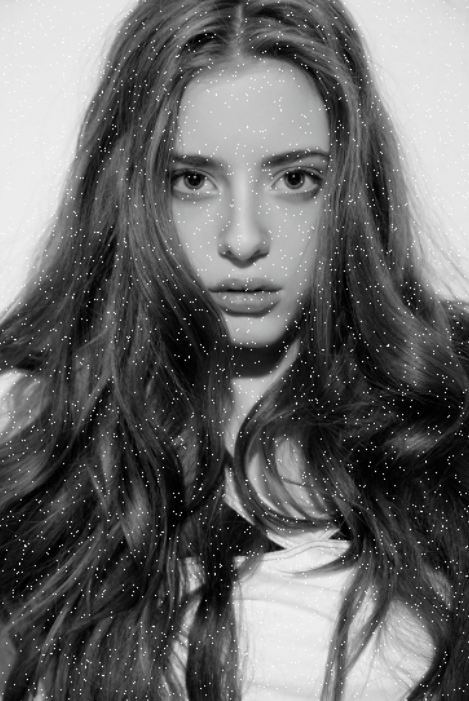
#> input picture OpenCV/중간 프로젝트 사진 파일/image2.png, 469 x 701 px, found by its file name
$ python 'Total Test Img2.py'   (older library calls are emulated)
#> lines starting #> are read from the running program, lines starting #| are printed output that depends on the picture; after the words box and inside, x2 and y2 are one past the last pixel; in counts of white or black regions, pixels touching at a corner belong together
# 평균값 필터링 -> 히스토그램 스트레칭 -> 캐니 필터

import cv2
import numpy as np

image = cv2.imread('image2.png')
#> image is the input picture: shape (701, 469, 3); mean B, G, R 104.5, 104.5, 104.5

kernel_size = (5, 5)
average = cv2.blur(image, kernel_size)
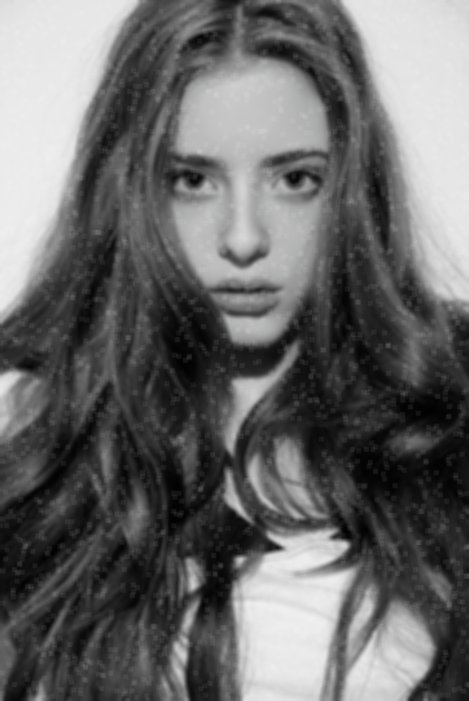
#> average: shape (701, 469, 3); mean B, G, R 104.5, 104.5, 104.4
gray = cv2.cvtColor(average, cv2.COLOR_BGR2GRAY)
minVal, maxVal, minLoc, maxLoc = cv2.minMaxLoc(gray)
#> minVal = 1; maxVal = 239; minLoc = (428, 410); maxLoc = (1, 232)
Stretching = cv2.convertScaleAbs(gray, alpha=255/(maxVal-minVal), beta=-minVal*255/(maxVal-minVal))
canny= cv2.Canny(Stretching, 100, 200)
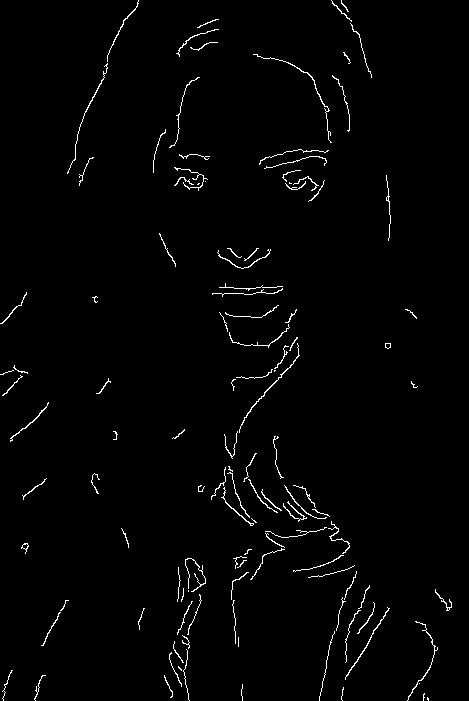
#> canny: shape (701, 469); 1.6% white in thin lines or dots

cv2.imshow('Original', image)
cv2.imshow('Average Filter', average)
cv2.imshow('Histogram Stretching', Stretching)
cv2.imshow('Canny Filter', canny)

cv2.waitKey(0)
cv2.destroyAllWindows()


# 평균값 필터링 -> 히스토그램 스트레칭 -> LoG 필터

import cv2
import numpy as np

image = cv2.imread('image2.png')

kernel_size = (5, 5)
average = cv2.blur(image, kernel_size)
gray = cv2.cvtColor(average, cv2.COLOR_BGR2GRAY)
minVal, maxVal, minLoc, maxLoc = cv2.minMaxLoc(gray)
stretching = cv2.convertScaleAbs(gray, alpha=255/(maxVal-minVal), beta=-minVal*255/(maxVal-minVal))
sigma = 1.0
gaussian = cv2.GaussianBlur(stretching, (0, 0), sigma)
log = cv2.Laplacian(gaussian, cv2.CV_64F)
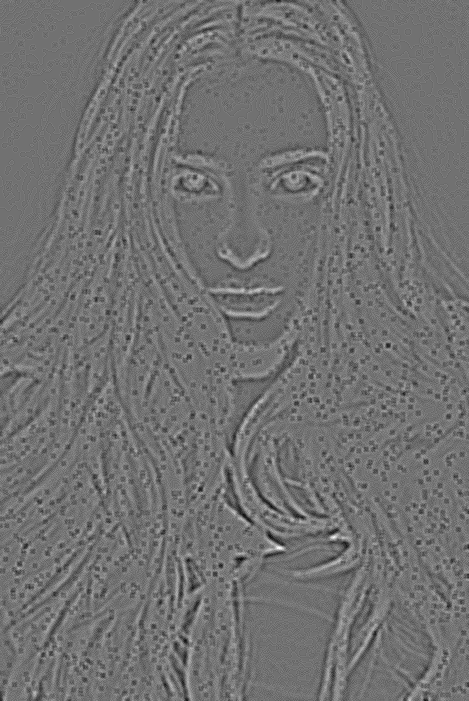
#> log: shape (701, 469) float64; min -21, max 26, mean 0; drawn with min black and max white

cv2.imshow('Original', image)
cv2.imshow('Average Filter', average)
cv2.imshow('Histogram Stretching', stretching)
cv2.imshow('LoG Filter', log)
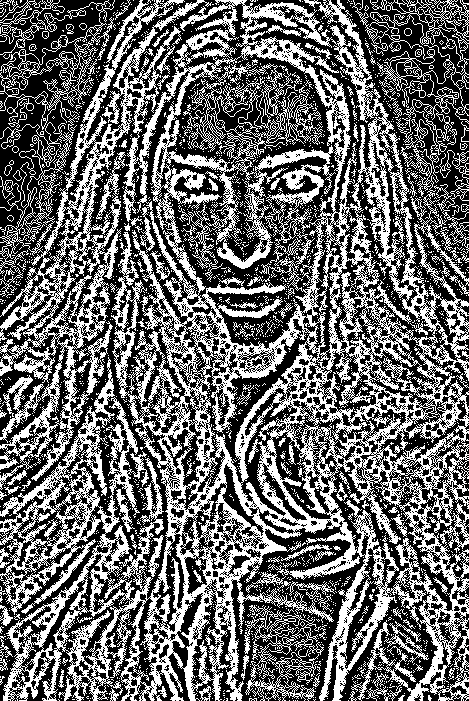
#> window 'LoG Filter': shape (701, 469); 41.6% white in thin lines or dots

cv2.waitKey(0)
cv2.destroyAllWindows()


# 평균값 필터링 -> 히스토그램 평활화 -> 캐니 필터

import cv2
import numpy as np

image = cv2.imread('image2.png')

kernel_size = (5, 5)
image_average = cv2.blur(image, kernel_size)
gray = cv2.cvtColor(image_average, cv2.COLOR_BGR2GRAY)
equalization = cv2.equalizeHist(gray)
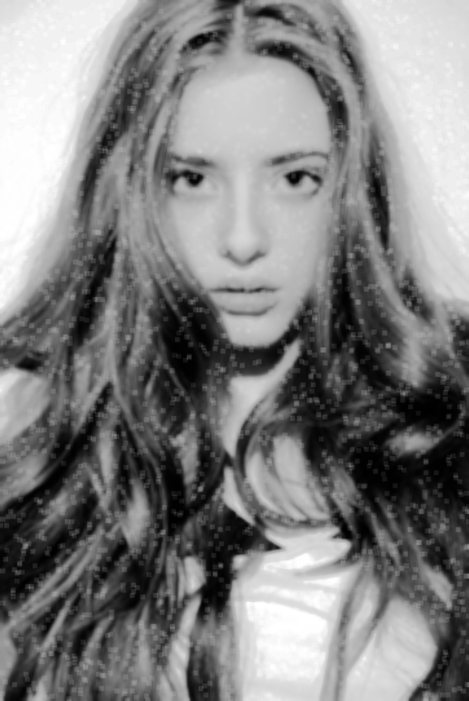
#> equalization: shape (701, 469); min 0, max 255, mean 128.2
canny = cv2.Canny(equalization, 100, 200)
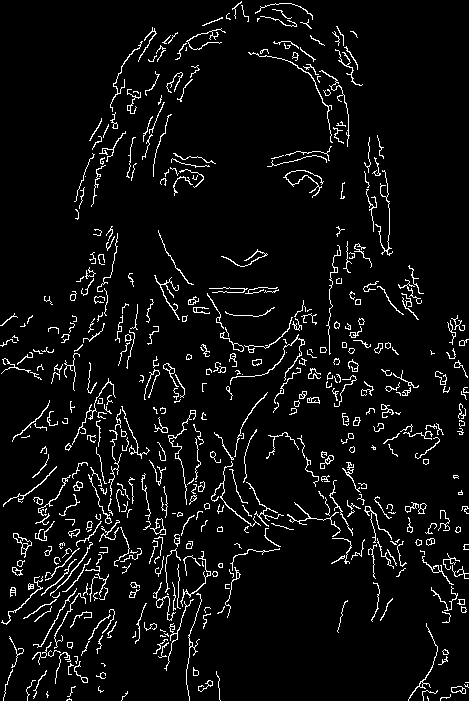
#> canny: shape (701, 469); 5.6% white in thin lines or dots

cv2.imshow('Original', image)
cv2.imshow('Average Filter', image_average)
cv2.imshow('Histogram Equalization', equalization)
cv2.imshow('Canny Filter', canny)

cv2.waitKey(0)
cv2.destroyAllWindows()


# 평균값 필터링 -> 히스토그램 평활화 -> LoG 필터

import cv2
import numpy as np

image = cv2.imread('image2.png')

kernel_size = (5, 5)
average = cv2.blur(image, kernel_size)
gray = cv2.cvtColor(average, cv2.COLOR_BGR2GRAY)
equalization = cv2.equalizeHist(gray)
sigma = 1.0
gaussian = cv2.GaussianBlur(equalization, (0, 0), sigma)
log = cv2.Laplacian(gaussian, cv2.CV_64F)

cv2.imshow('Original', image)
cv2.imshow('Average Filter', average)
cv2.imshow('Histogram Equalization', equalization)
cv2.imshow('LoG Filter', log)
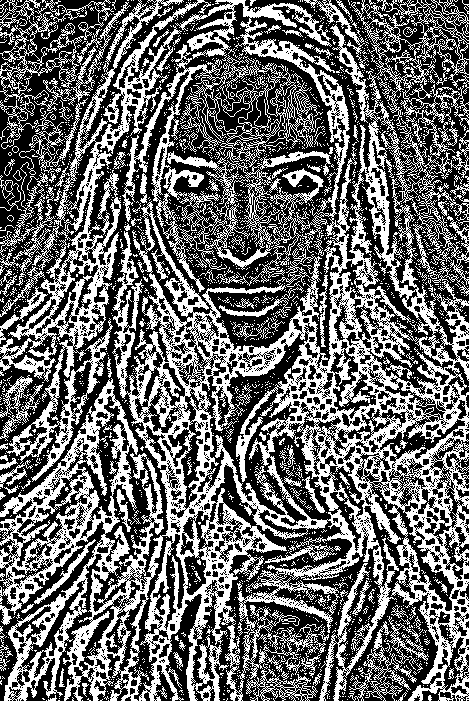
#> window 'LoG Filter': shape (701, 469); 41.7% white; 2130 white regions (1991 under 20 px), largest, box (x1, y1, x2, y2) and area: (0, 0, 469, 701) 98472, (0, 0, 211, 482) 15113, (351, 0, 469, 159) 3916

cv2.waitKey(0)
cv2.destroyAllWindows()


# 중간값 필터링 -> 히스토그램 스트레칭 -> 캐니 필터
'''
import cv2
import numpy as np

image = cv2.imread('image2.png')

median = cv2.medianBlur(image, 5)
gray = cv2.cvtColor(median, cv2.COLOR_BGR2GRAY)
minVal, maxVal, minLoc, maxLoc = cv2.minMaxLoc(gray)
stretching = cv2.convertScaleAbs(gray, alpha=255/(maxVal-minVal), beta=-minVal*255/(maxVal-minVal))
canny = cv2.Canny(stretching, 100, 200)

cv2.imshow('Original', image)
cv2.imshow('Median Filter', median)
cv2.imshow('Histogram Stretching', stretching)
cv2.imshow('Canny Filter', canny)

cv2.waitKey(0)
cv2.destroyAllWindows()
'''


# 중간값 필터링 -> 히스토그램 스트레칭 -> LoG 필터
'''
import cv2
import numpy as np

image = cv2.imread('image2.png')

median = cv2.medianBlur(image, 5)
gray = cv2.cvtColor(median, cv2.COLOR_BGR2GRAY)
stretching = cv2.normalize(gray, None, 0, 255, cv2.NORM_MINMAX)
gaussian = cv2.GaussianBlur(stretching, (5, 5), 0)
log = cv2.Laplacian(gaussian, cv2.CV_64F)

cv2.imshow('Original', image)
cv2.imshow('Median Filter', median)
cv2.imshow('Histogram Stretching', stretching)
cv2.imshow('LoG Filter', log)

cv2.waitKey(0)
cv2.destroyAllWindows()
'''


# 중간값 필터링 -> 히스토그램 평활화 -> 캐니 필터
'''
import cv2
import numpy as np

image = cv2.imread('image2.png')

median = cv2.medianBlur(image, 5)
gray = cv2.cvtColor(median, cv2.COLOR_BGR2GRAY)
equalization = cv2.equalizeHist(gray)
canny = cv2.Canny(equalization, 100, 200)

cv2.imshow('Original', image)
cv2.imshow('Median Filter', median)
cv2.imshow('Histogram Equalization', equalization)
cv2.imshow('Canny Filter', canny)

cv2.waitKey(0)
cv2.destroyAllWindows()
'''


# 중간값 필터링 -> 히스토그램 평활화 -> LoG 필터
'''
import cv2
import numpy as np

image = cv2.imread('image2.png')

median = cv2.medianBlur(image, 5)
gray = cv2.cvtColor(median, cv2.COLOR_BGR2GRAY)
equalization = cv2.equalizeHist(gray)
log = cv2.Laplacian(equalization, cv2.CV_64F)

cv2.imshow('Original', image)
cv2.imshow('Median Filter', median)
cv2.imshow('Histogram Equalization', equalization)
cv2.imshow('LoG Filter', log)

cv2.waitKey(0)
cv2.destroyAllWindows()
'''


# 가우시안 필터링 -> 히스토그램 스트레칭 -> 캐니 필터
'''
import cv2
import numpy as np

image = cv2.imread('image2.png')

gaussian = cv2.GaussianBlur(image, (5, 5), 0)
gray = cv2.cvtColor(gaussian, cv2.COLOR_BGR2GRAY)
stretching = cv2.normalize(gray, None, alpha=0, beta=255, norm_type=cv2.NORM_MINMAX)
canny = cv2.Canny(stretching, 100, 200)

cv2.imshow('Original', image)
cv2.imshow('Gaussian Filter', gaussian)
cv2.imshow('Histogram Stretching', stretching)
cv2.imshow('Canny Filter', canny)

cv2.waitKey(0)
cv2.destroyAllWindows()
'''


# 가우시안 필터링 -> 히스토그램 스트레칭 -> LoG 필터
'''
import cv2
import numpy as np

image = cv2.imread('image2.png')

gaussian = cv2.GaussianBlur(image, (5, 5), 0)
gray = cv2.cvtColor(gaussian, cv2.COLOR_BGR2GRAY)
stretching = cv2.normalize(gray, None, 0, 255, cv2.NORM_MINMAX)
log = cv2.Laplacian(stretching, cv2.CV_64F)

cv2.imshow('Original', image)
cv2.imshow('Gaussian Filter', gaussian)
cv2.imshow('Histogram Stretching', stretching)
cv2.imshow('LoG Filter', log)

cv2.waitKey(0)
cv2.destroyAllWindows()
'''


# 가우시안 필터링 -> 히스토그램 평활화 -> 캐니 필터
'''
import cv2
import numpy as np

image = cv2.imread('image2.png')

gaussian = cv2.GaussianBlur(image, (5, 5), 0)
gray = cv2.cvtColor(gaussian, cv2.COLOR_BGR2GRAY)
equalization = cv2.equalizeHist(gray)
canny = cv2.Canny(equalization, 100, 200)

cv2.imshow('Original', image)
cv2.imshow('Gaussian Filter', gaussian)
cv2.imshow('Histogram Equalization', equalization)
cv2.imshow('Canny  Filter', canny)

cv2.waitKey(0)
cv2.destroyAllWindows()
'''


# 가우시안 필터링 -> 히스토그램 평활화 -> LoG 필터
'''
import cv2
import numpy as np

image = cv2.imread('image2.png')

gaussian = cv2.GaussianBlur(image, (5, 5), 0)
gray = cv2.cvtColor(gaussian, cv2.COLOR_BGR2GRAY)
equalization = cv2.equalizeHist(gray)
log = cv2.Laplacian(equalization, cv2.CV_64F)

cv2.imshow('Original', image)
cv2.imshow('Gaussian Filter', gaussian)
cv2.imshow('Histogram Equalization', equalization)
cv2.imshow('LoG Filter' , log)

cv2.waitKey(0)
cv2.destroyAllWindows()
'''

$ run again, with OpenCV/중간 프로젝트 사진 파일/image3.png copied over OpenCV/중간 프로젝트 사진 파일/image2.png
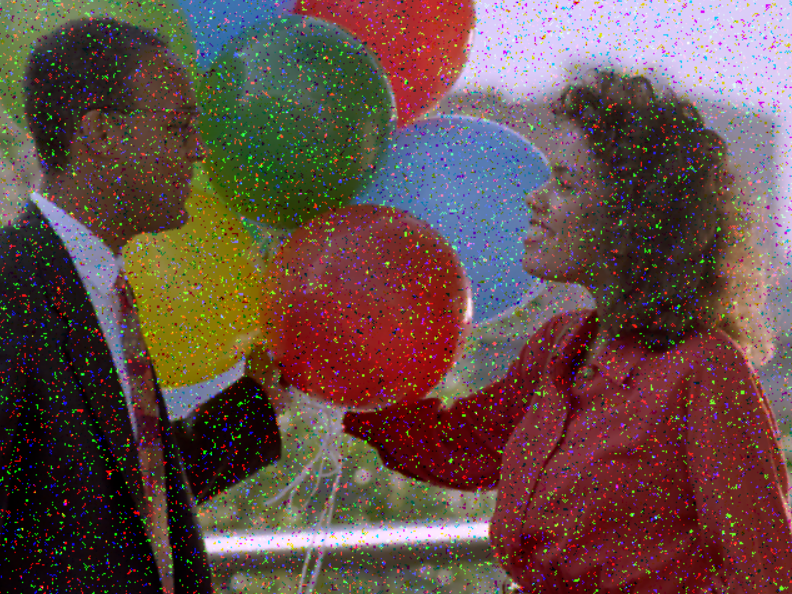
#> input picture OpenCV/중간 프로젝트 사진 파일/image3.png, 792 x 594 px, found by its file name
#> image is the input picture: shape (594, 792, 3); mean B, G, R 72.2, 76.1, 100.6
#> minVal = 0; maxVal = 244; minLoc = (103, 442); maxLoc = (248, 543)
#> `canny= cv2.Canny(Stretching, 100, 200)`:
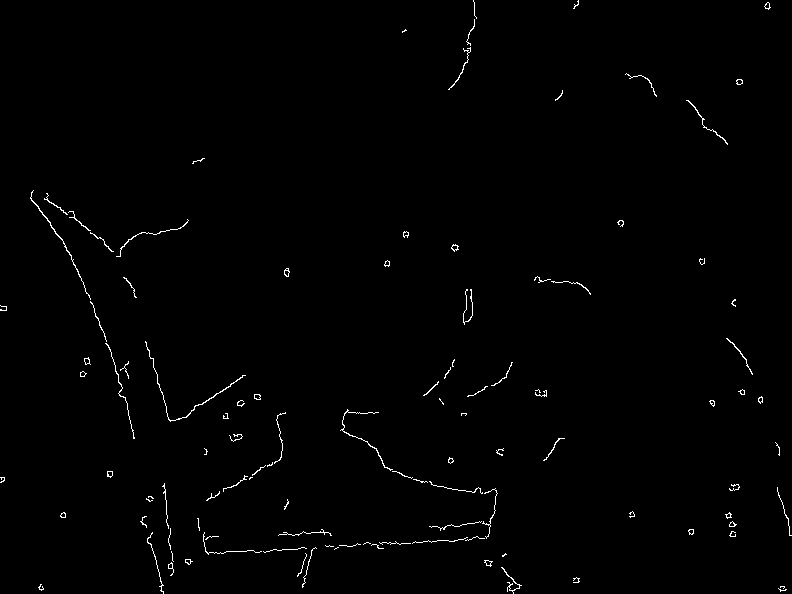
#> canny: shape (594, 792); 0.81% white in thin lines or dots
#> `cv2.imshow('LoG Filter', log)`:
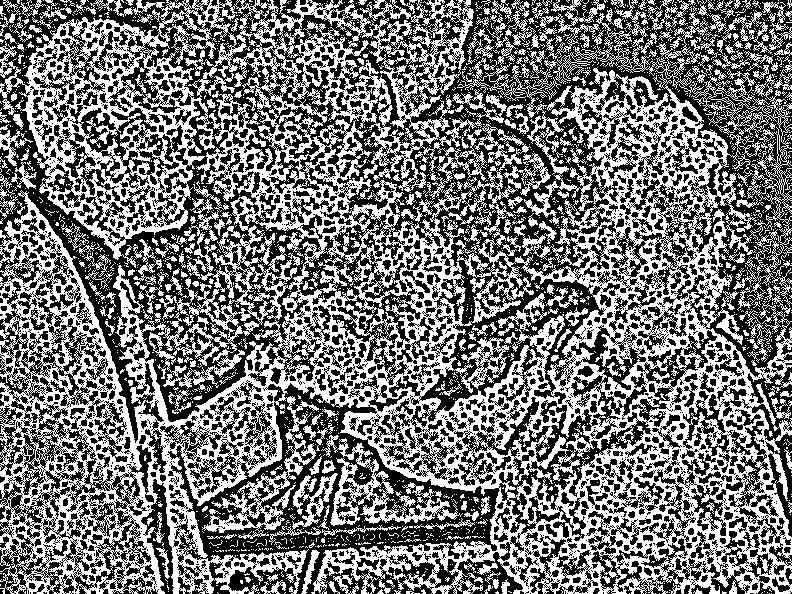
#> window 'LoG Filter': shape (594, 792); 46.2% white; 2148 white regions (1859 under 20 px), largest, box (x1, y1, x2, y2) and area: (0, 0, 792, 594) 187315, (321, 435, 463, 526) 3152, (269, 473, 338, 545) 1062
